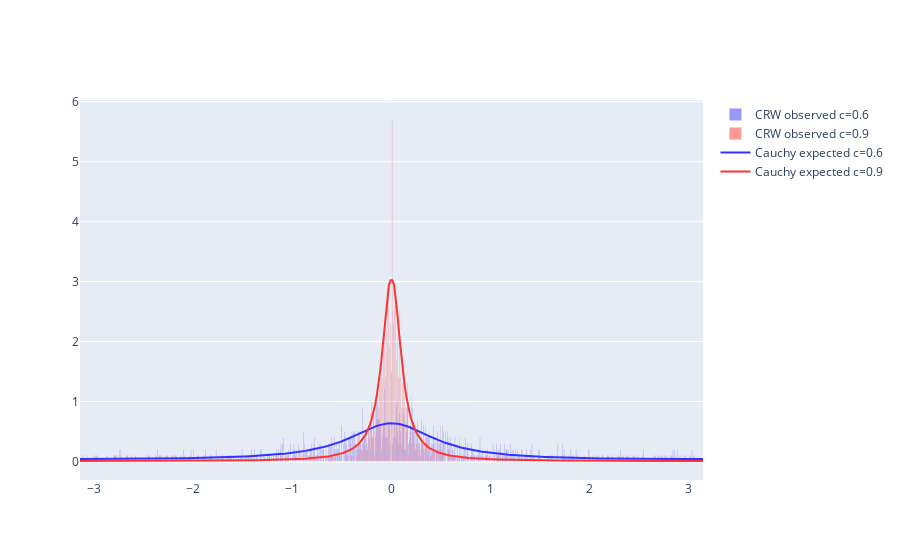

Source (notebook cell):
### Code cell
# Check documentation
# https://plotly.com/python/histograms/

resolution = 360
# PLot histogram
fig_met_df_3 = go.Figure()


# Histogram turning angle CRW_2d_df_6
## start - Add your code here
fig_met_df_3.add_trace(
    go.Histogram(x=df_ta_CRW6_CRW9.ta_CRW_c6,
    name='CRW observed c=0.6',
    histnorm='percent',
    xbins=dict( # bins used for histogram
        start=-np.pi,
        end=np.pi,
        size=np.pi/resolution
    ),
    marker_color='#3333FF',
    opacity=0.5)
)
## end - Add your code here


# Histogram turning angle CRW_2d_df_9
## start - Add your code here
fig_met_df_3.add_trace(
    go.Histogram(x=df_ta_CRW6_CRW9.ta_CRW_c9,
    histnorm='percent',
    name='CRW observed c=0.9', 
    xbins=dict( # bins used for histogram
        start=-np.pi,
        end=np.pi,
        size=np.pi/resolution
    ),
    marker_color='#FF3333',
    opacity=0.5)
)
## end - Add your code here

domain = np.linspace(-np.pi, np.pi, resolution)
wc6_t = np.array([wrapcauchy.pdf(i, c=0.6) for i in np.linspace(0, 2*np.pi, resolution)])
wc9_t = np.array([wrapcauchy.pdf(i, c=0.9) for i in np.linspace(0, 2*np.pi, resolution)])
wc6 = np.concatenate((wc6_t[int(resolution/2):resolution], wc6_t[0:int(resolution/2)]), axis=0)
wc9 = np.concatenate((wc9_t[int(resolution/2):resolution], wc9_t[0:int(resolution/2)]), axis=0)
fig_met_df_3.add_traces(
    go.Scatter(
        x = domain,
        y = wc6,
        name = 'Cauchy expected c=0.6',
        mode = 'lines',
        marker_color='#3333FF'
    )
)   

fig_met_df_3.add_traces(
    go.Scatter(
        x = domain,
        y = wc9,
        name = 'Cauchy expected c=0.9',
        mode = 'lines',
        marker_color='#FF3333'
    )
)   

fig_met_df_3.update_layout(barmode='group')
fig_met_df_3.show()

### Figure 1 — Plotly figure (JSON) as saved in the notebook; plotly's stock layout.template omitted (floating-point values rounded to 4 significant figures; data arrays with more than 128 entries replaced by an {"elided": "..."} marker saying what was removed)
{"data": [{"histnorm": "percent", "marker": {"color": "#3333FF"}, "name": "CRW observed c=0.6", "opacity": 0.5, "type": "histogram", "x": {"elided": "998 float values"}, "xbins": {"end": 3.142, "size": 0.008727, "start": -3.142}}, {"histnorm": "percent", "marker": {"color": "#FF3333"}, "name": "CRW observed c=0.9", "opacity": 0.5, "type": "histogram", "x": {"elided": "998 float values"}, "xbins": {"end": 3.142, "size": 0.008727, "start": -3.142}}, {"marker": {"color": "#3333FF"}, "mode": "lines", "name": "Cauchy expected c=0.6", "type": "scatter", "x": {"elided": "360 float values"}, "y": {"elided": "360 float values"}}, {"marker": {"color": "#FF3333"}, "mode": "lines", "name": "Cauchy expected c=0.9", "type": "scatter", "x": {"elided": "360 float values"}, "y": {"elided": "360 float values"}}], "layout": {"barmode": "group"}}
